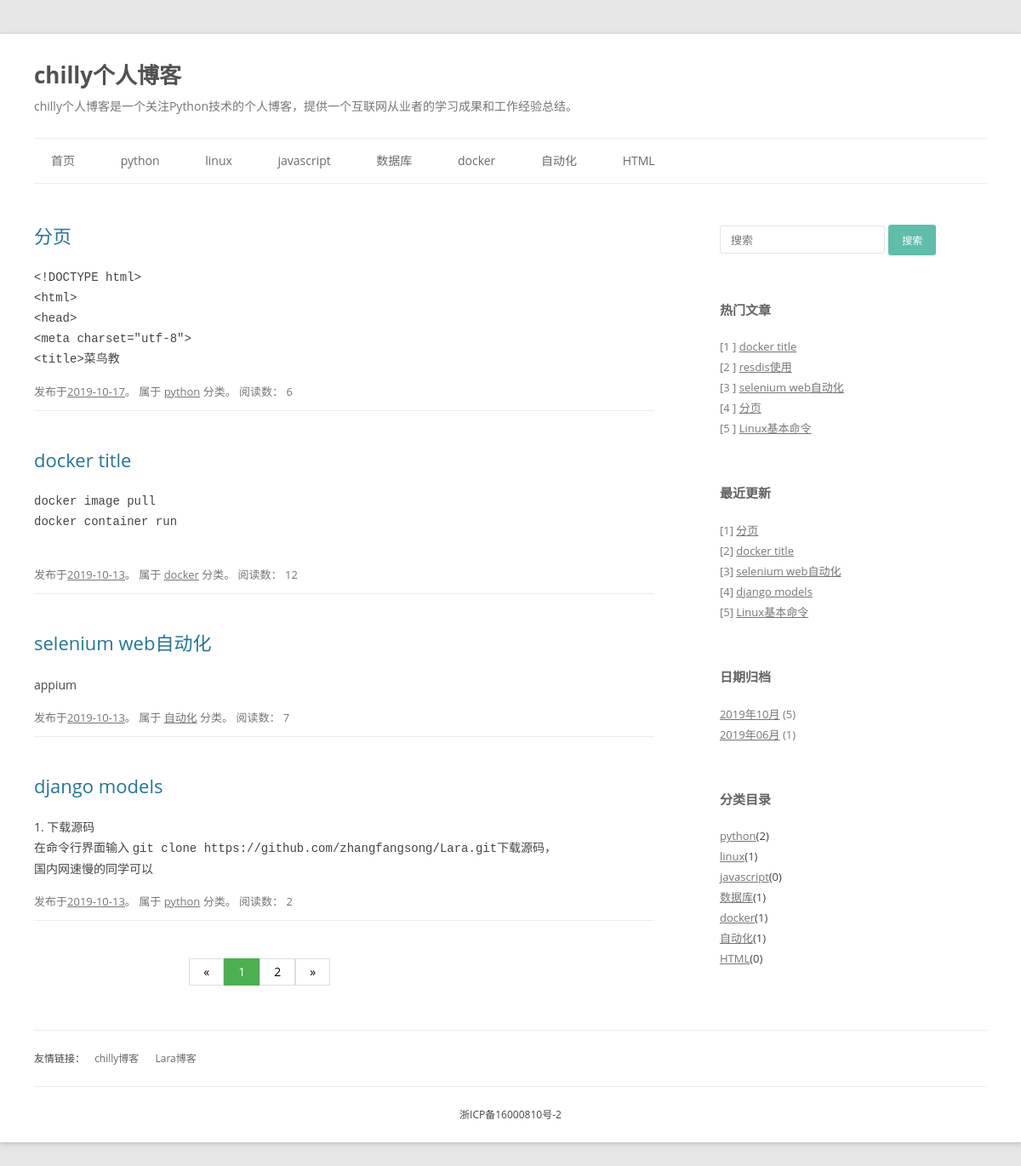
Page /blog/dete/2019/10 on the earlier database version.
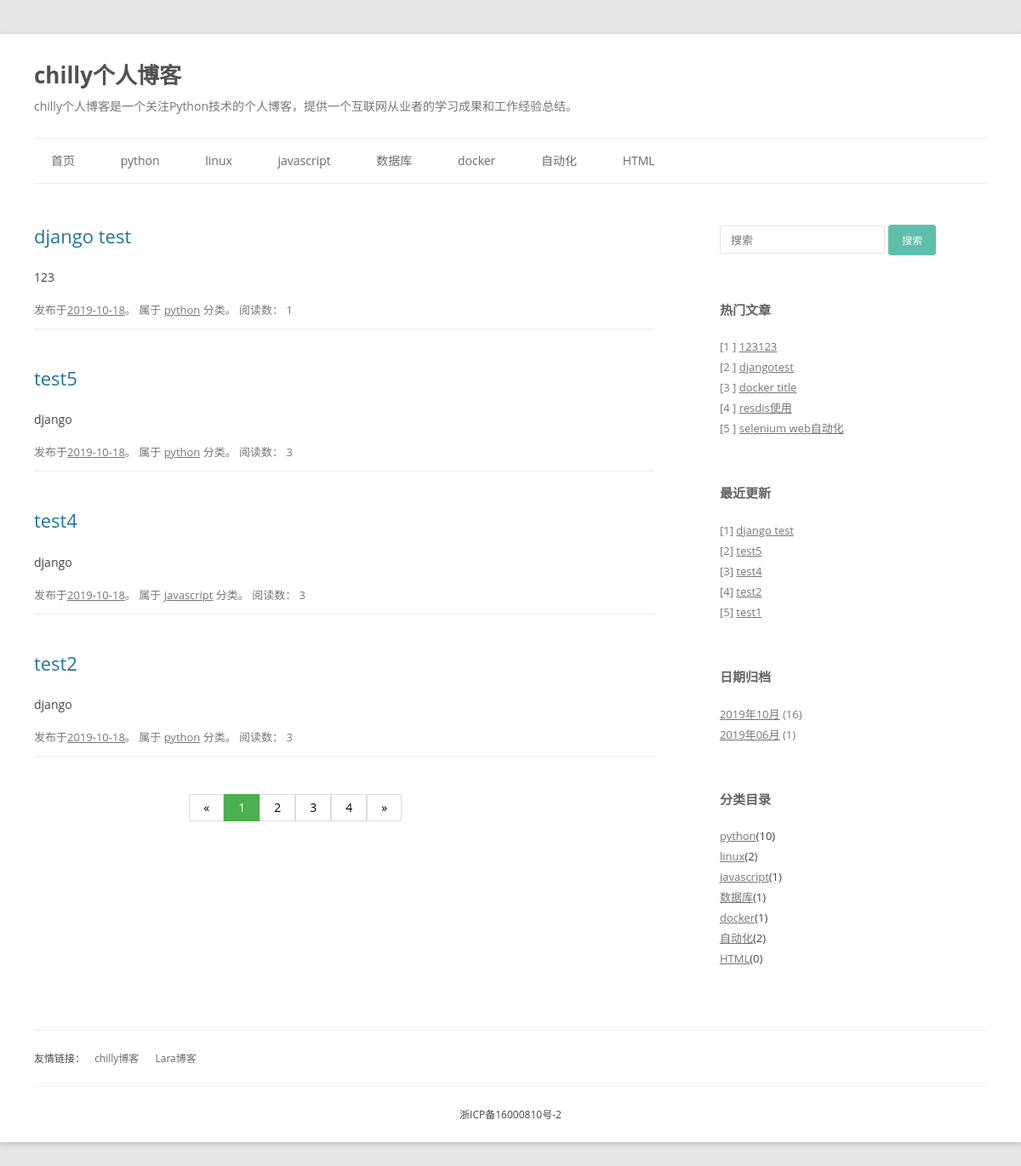
Same page on the later database version.
### blog/models.py (models this page shows, shortened)
class BlogType(models.Model):
    type_name = models.CharField(max_length = 32, verbose_name = '文章类型')
    class Meta:
        verbose_name = "博文类型"
        verbose_name_plural = "博文类型"
    def __str__(self):
        return self.type_name

class Blog(models.Model):
    title = models.CharField(max_length = 100, verbose_name = '文章标题')
    content = RichTextField(verbose_name = '内容')
    blog_type = models.ForeignKey(BlogType, on_delete = models.CASCADE, verbose_name = '文章类型')
    update_time = models.DateTimeField( verbose_name = '更新时间')
    read_count  = models.IntegerField(default = 0, verbose_name = '文章阅读数')
    class Meta:
        ordering = ('-update_time',)
        verbose_name = "博文"
        verbose_name_plural = "博文"

### blog/views.py (the view)
# urls.py: path('dete/<int:year>/<int:month>', views.get_blog_by_date, name = "date" ),
def get_blog_by_date(request, year, month):
    context = {}
    blogs_with_date = Blog.objects.filter(update_time__year=year, update_time__month=month)
    paginator = Paginator(blogs_with_date, settings.INDEX_PAGE_BLOG_COUNT)
    page_num = request.GET.get('page', 1)  # 获取页码参数
    page_of_blogs = paginator.get_page(page_num)  # 按照时间排序分页后的博客
    current_page = page_of_blogs.number  # 当前页码
    print('current_page', current_page)
    page_range = list(range(max(current_page - 2, 1), current_page)) + \
                 list(range(current_page, min(current_page + 2, paginator.num_pages) + 1))
    if page_range[0] >= 3:
        page_range.insert(0, "...")
    if page_range[-1] <= page_of_blogs.paginator.num_pages - 2:
        page_range.append("...")
    if page_range[0] != 1:
        page_range.insert(0, 1)
    if page_range[-1] != page_of_blogs.paginator.num_pages:
        page_range.append(page_of_blogs.paginator.num_pages)
    context['page_of_blogs_with_date'] = page_of_blogs
    if cache.get("blog_types"):  # 如果博客类型在缓存中，就从缓存中取得类型
        blog_types = cache.get("blog_types")
        print("从缓存中加载博客类型")
    else:  # 操作DB取博客类型,并且添加缓存
        blog_types = BlogType.objects.all()
        cache.set("blog_types", blog_types, 1800)
        print("添加博客类型缓存")
    if cache.get("hot_blogs"):
        hot_blogs = cache.get("hot_blogs")
        print("从缓存中加载热门博客")
    else:
        hot_blogs = Blog.objects.all().order_by('-read_count', '-update_time')[:5]
        cache.set("hot_blogs", hot_blogs, 1800)
        print("添加热门博客缓存")
    if cache.get("latest_blogs"):
        latest_blogs = cache.get("latest_blogs")
        print("从缓存中加载最近博客")
    else:
        latest_blogs = Blog.objects.all().order_by('-update_time')[:5]
        cache.set("latest_blogs", latest_blogs, 1800)
        print("添加最近更新博客缓存")
    if cache.get("date_count_dict"):
        date_count_dict = cache.get("date_count_dict")
        print("从缓存中加载日期分类以及数量")
    else:
        date_count_dict = {}
        blog_dates = Blog.objects.dates('update_time', 'month', order='DESC')
        for blog_date in blog_dates:
            count = Blog.objects.filter(update_time__year=blog_date.year,
                                        update_time__month=blog_date.month).count()
            date_count_dict[blog_date] = count
        cache.set("date_count_dict", date_count_dict, 1800)
        print("添加最近更新日期分类以及数量")
    context['blog_types'] = blog_types
    context['hot_blogs'] = hot_blogs
    context['latest_blogs'] = latest_blogs
    context['date_count_dict'] = date_count_dict
    context['page_of_blogs'] = page_of_blogs
    context['page_range'] = page_range
    return render(request, 'blog/date.html', context)

### blog/templates/blog/date.html (shortened to what this page needs)
{% load static %}
<!DOCTYPE html>
<html lang="zh-CN">
{% include 'blog/header.html' %}
<body class="home blog custom-background custom-font-enabled single-author">
	<div id="page" class="hfeed site">
		<header id="masthead" class="site-header" role="banner">
			{% include 'blog/title.html' %}
			{% include 'blog/nav.html' %}
		</header>
		<div id="main" class="wrapper">
			<div id="primary" class="site-content">
				<div id="content" role="main">
					{% for blog in page_of_blogs_with_date %}
					<article>
						<header class="entry-header">
							<h1 class="entry-title">
								<a href="{% url 'detail' blog.id %}" title="{{blog.title}}" rel="bookmark">{{blog.title}}</a>
							</h1>
						</header>
						<div class="entry-content">{{blog.content | safe | truncatechars_html:100}}</div>
						<footer class="entry-meta">
							发布于<a href="#" title="{{ blog.update_time | date:"Y-m-d" }}" rel="bookmark"><time class="entry-date" datetime="{{ blog.update_time | date:"Y-m-d" }}">{{ blog.update_time | date:"Y-m-d" }}</time></a>。
							属于 <a href="#" title="查看 {{blog.blog_type}}中的全部文章" rel="category">{{blog.blog_type}}</a> 分类。
							阅读数： {{ blog.read_count }}
						</footer>
					</article>
					{% endfor %}
					{% if page_of_blogs_with_date  and page_range|last != 1%}
					<ul class="pagination">
						{% if page_of_blogs.has_previous %}
						    <li><a href="?page={{page_of_blogs.previous_page_number}}">«</a></li>
						{% else %}
                            <li><a href="javascript:void(0)">«</a></li>
						{% endif %}
						{% for page in page_range %}
							{% if page == page_of_blogs.number%}
								<li><a class="active" href="#">{{page}}</a></li>
							{% else %}
								{% if page == '...' %}
							    	<li ><a href="javascript:void(0)">{{page}}</a></li>
								{% else %}
                                    <li ><a href="?page={{page}}">{{page}}</a></li>
								{% endif %}
							{% endif %}
						{% endfor %}
						{% if page_of_blogs.has_next %}
						    <li><a href="?page={{page_of_blogs.next_page_number}}">»</a></li>
						{% else %}
                            <li><a href="javascript:void(0)">»</a></li>
						{% endif %}
					</ul>
					{% endif %}
				</div>
			</div>
			{% include 'blog/aside.html' %}
		</div>
		{% include 'blog/footer.html' %}
	</div>
</body>
</html>

### blog/templates/blog/nav.html (shortened to what this page needs)
<nav id="site-navigation" class="main-navigation" role="navigation">
			<ul class="nav-menu">
				<li><a href="/">首页</a></li>
				{% for type in blog_types|slice:":8"%}
					<li>
						<a href="{% url 'type' type.id %}">{{ type.type_name }}</a>
					</li>
				{% endfor %}
            </ul>
		</nav>

### blog/templates/blog/aside.html (shortened to what this page needs)
<div id="secondary" class="widget-area" role="complementary">
            <aside id="search-2" class="widget widget_search">
				<form role="search" id="searchform" action="" method="post">
					<div>
						<input placeholder="搜索" type="text" name="q" id="s">
						<input type="submit" class="btn btn-default" id="searchsubmit" value="搜索">
					</div>
				</form>
			</aside>
			<aside id="recent-posts-2" class="widget widget_recent_entries">
				<h3 class="widget-title">热门文章</h3>
				<ul>
					{% for blog in hot_blogs %}
					<li><font style="color:#7a7a7a;">[{{ forloop.counter }} ]</font>&nbsp;<a href="{% url 'detail' blog.id %}" title="{{ blog.title }}">{{ blog.title }}</a></li>
					{% endfor %}
				</ul>
			</aside>
			<aside class="widget widget_recent_entries">
				<h3 class="widget-title">最近更新</h3>
				<ul>
					{% for blog in latest_blogs %}
					<li><font style="color:#7a7a7a;">[{{ forloop.counter }}]</font>&nbsp;<a href="{% url 'detail' blog.id %}" title="{{ blog.title }}">{{ blog.title }}</a></li>
					{% endfor %}
				</ul>
			</aside>
			<aside id="archives-2" class="widget widget_archive">
				<h3 class="widget-title">日期归档</h3>
				<ul>
                    {% for blog_date,count in date_count_dict.items  %}
                    <li><a href="{% url 'date' blog_date.year blog_date.month%}" title="{{ blog_date }}">{{ blog_date | date:"Y年m月"  }}</a>&nbsp;<font style="color:#7a7a7a;">({{count}})</font></li>
                    {% endfor %}
                </ul>
			</aside>
			<aside id="categories-2" class="widget widget_categories">
				<h3 class="widget-title">分类目录</h3>
				<ul>
					{% for type in blog_types %}
						<li class="cat-item cat-item-2"><a href="{% url 'type' type.id %}" title="{{ type.type_name }}">{{ type.type_name }}</a>({{type.blog_set.count}})</li>
					{% endfor %}
				</ul>
			</aside>
</div>

Differences in the rows shown:
no longer on this page (row unchanged): Blog: title "分页", content "<!DOCTYPE html> <html> <head> <meta charset=\"utf-8\"> <title>菜鸟教", update_time "2019-10-17", blog_type "python", read_count "6"
no longer on this page (row unchanged): Blog: title "django models", content "1. 下载源码 在命令行界面输入 git clone https://github.com/zhangfangsong/Lara.git 下载源码， 国内网速慢的同学可以", update_time "2019-10-13", blog_type "python", read_count "2"
no longer on this page (row unchanged): Blog: title "Linux基本命令"
no longer on one of the page's lists (row unchanged): Blog: title "docker title", content "docker image pull docker container run", update_time "2019-10-13", blog_type "docker", read_count "12"
no longer on one of the page's lists (row unchanged): Blog: title "selenium web自动化", content "appium", update_time "2019-10-13", blog_type "自动化", read_count "7"
computed for BlogType "python": blog_set.count "2" → "10"
computed for BlogType "linux": blog_set.count "1" → "2"
computed for BlogType "javascript": blog_set.count "0" → "1"
computed for BlogType "自动化": blog_set.count "1" → "2"
added Blog: title "django test", content "123", update_time "2019-10-18", blog_type "python", read_count "1"
added Blog: title "test5", content "django", update_time "2019-10-18", blog_type "python", read_count "3"
added Blog: title "test4", content "django", update_time "2019-10-18", blog_type "javascript", read_count "3"
added Blog: title "test2", content "django", update_time "2019-10-18", blog_type "python", read_count "3"
added Blog: title "123123", shown under "热门文章"
added Blog: title "djangotest", shown under "热门文章"
added Blog: title "test1", shown under "最近更新"
Other differences:
new list line: "3"
new list line: "4"
new list line: "2019年10月 ( 16 )"
list line gone: "2019年10月 ( 5 )"
